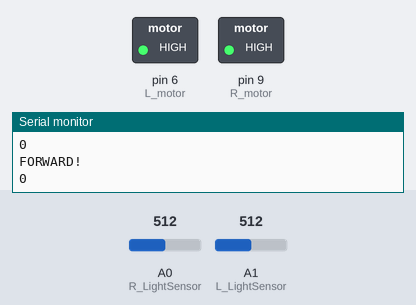
The sketch below on a simulated Arduino Uno, built with avr-gcc and run on an emulated ATmega328P. Shown: switched loads named in the sketch (green lamp = pin HIGH), the last lines printed to the serial monitor. Inputs (shaded band) come from the test bench; at power-on: A0 (R_LightSensor) = 512, A1 (L_LightSensor) = 512.

Above: at 1.2 s.
1.3 s: A0 (R_LightSensor) set to 550
2.8 s: A0 (R_LightSensor) set to 573
At 4.0 s:
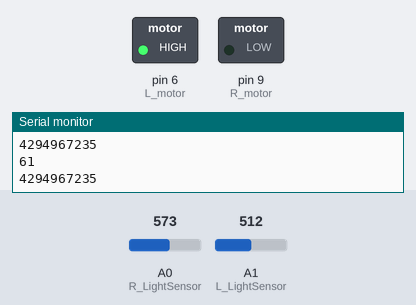
4.3 s: A1 (L_LightSensor) set to 537
At 5.0 s:
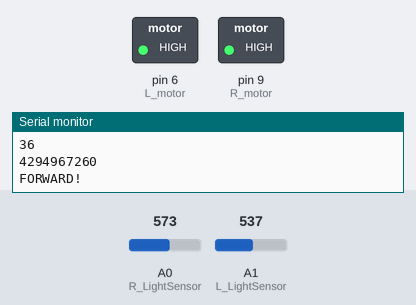
7.3 s: A1 (L_LightSensor) set to 613
10.3 s: A1 (L_LightSensor) set to 636
At 11.5 s:
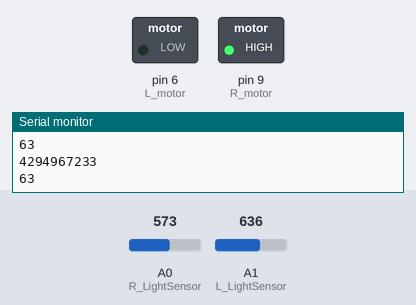
11.8 s: A1 (L_LightSensor) set to 511
At 12.8 s:
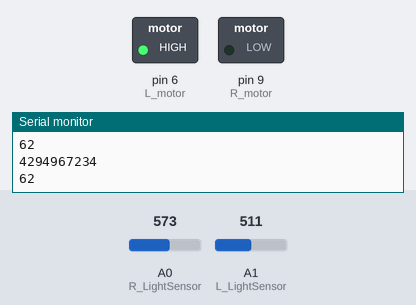
Timing chart, 0 to 14.3 s (numbered marks = the images above; inputs shaded):
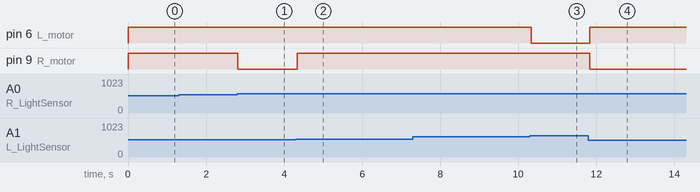

The sketch:

Rover.ino
```cpp
#define L_LightSensor A1
#define R_LightSensor A0

#define L_motor 6

#define R_motor 9

void setup()
{
  pinMode(R_motor, OUTPUT);
  pinMode(L_motor, OUTPUT);

  Serial.begin(9600);
}

void loop()
{
  drive();
  //delay(1);

}

void drive()
{
  unsigned long LeftVal = analogRead(L_LightSensor);
  unsigned long RightVal = analogRead(R_LightSensor);
  unsigned long differenceR = RightVal - LeftVal;
  unsigned long differenceL = LeftVal - RightVal;
  Serial.println(differenceR);
  Serial.println(differenceL);

  if(RightVal < 500 && LeftVal < 500)
  {
    digitalWrite(R_motor, LOW);
    digitalWrite(L_motor, LOW);
  }
  else if(differenceR <= 50 || differenceL <= 50)
  {
    GoForward();
    Serial.println("FORWARD!");
  }
  else if(LeftVal > RightVal)
  {
    GoLeft();
  }
  else if(RightVal > LeftVal)
  {
    GoRight();
  }

}

void GoLeft()
{
  digitalWrite(R_motor, HIGH);
  digitalWrite(L_motor, LOW);
}

void GoForward()
{
  digitalWrite(L_motor, HIGH);
  digitalWrite(R_motor, HIGH);
}

void GoRight()
{
  digitalWrite(L_motor, HIGH);
  digitalWrite(R_motor, LOW);
}
```

Measured:
- the behaviour switches between 562 and 563 on A0 (R_LightSensor) (found by bisection; images 0 and 1)
- the behaviour switches between 522 and 523 on A1 (L_LightSensor) (found by bisection; images 1 and 2)
- the behaviour switches between 623 and 624 on A1 (L_LightSensor) (found by bisection; images 2 and 3)
- after the input at 2.8 s, pin 9 (R_motor): HIGH → LOW at once
- after the input at 4.3 s, pin 9 (R_motor): LOW → HIGH at once
- after the input at 10.3 s, pin 6 (L_motor): HIGH → LOW at once
- after the input at 11.8 s, pin 6 (L_motor): LOW → HIGH at once; pin 9 (R_motor): HIGH → LOW at once
